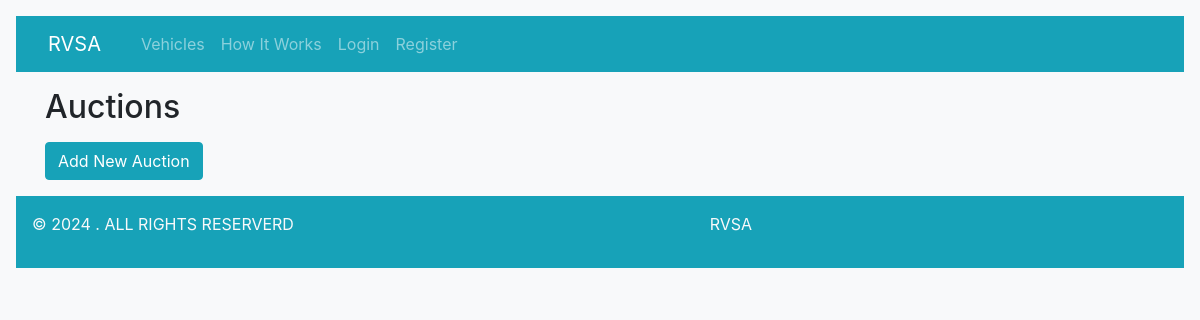
/auctions/, run on an earlier commit of the app's database.
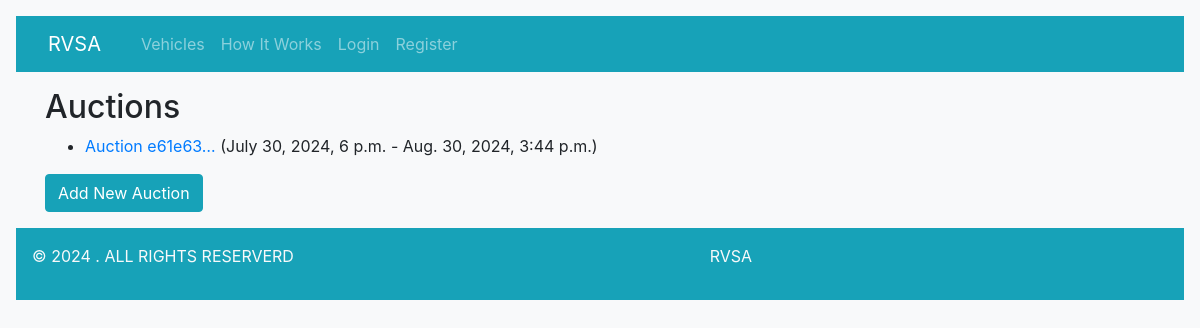
And on a later commit of the database.
### vehicles/models.py (models this page shows, shortened)
class Auction(models.Model):
    auction_id = models.UUIDField(default=uuid.uuid4, editable=False, unique=True)
    start_date = models.DateTimeField()
    end_date = models.DateTimeField()
    created_at = models.DateTimeField(auto_now_add=True)
    vehicles = models.ManyToManyField('Vehicle', related_name='auctions')
    approved = models.BooleanField(default=False)

### vehicles/views.py (the view)
# urls.py: path('auctions/', views.auction_list, name='auction_list'),
def auction_list(request):
    auctions = Auction.objects.all()
    return render(request, 'admin/auctions.html', {'auctions': auctions})

### auctions/vehicles/templates/Admin/auctions.html
{% extends "vehicles/base.html" %}
{% block content %}
<h2>Auctions</h2>
<ul>
    {% for auction in auctions %}
    <li>
        <a href="{% url 'auction_detail' auction.pk %}">Auction {{ auction.auction_id|truncatechars:7 }}</a> ({{ auction.start_date }} - {{ auction.end_date }})
    </li>
    {% endfor %}
</ul>
<a class="btn btn-info" href="{% url 'auction_add' %}">Add New Auction</a>
{% endblock %}

What changed in the data, as far as the page shows it:
added Auction: auction_id "e61e63…", start_date "July 30, 2024, 6 p.m.", end_date "Aug. 30, 2024, 3:44 p.m."
